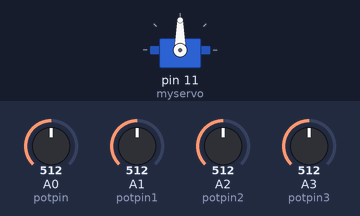
Bench run of a sketch on a simulated Arduino Uno, built with avr-gcc and run on an emulated ATmega328P. Parts: servo. Inputs (shaded band) come from the test bench; at power-on: A0 (potpin) = 512, A1 (potpin1) = 512, A2 (potpin2) = 512, A3 (potpin3) = 512.

Above: at 1.2 s.
1.3 s: A0 (potpin) set to 716
At 1.9 s:
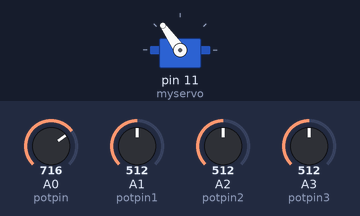
2.8 s: A0 (potpin) set to 992
At 4.0 s:
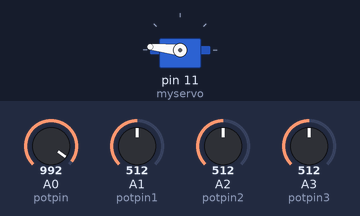
4.3 s: A0 (potpin) set to 306
At 4.9 s:
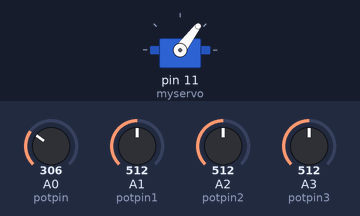
5.8 s: A0 (potpin) set to 30
At 6.9 s:
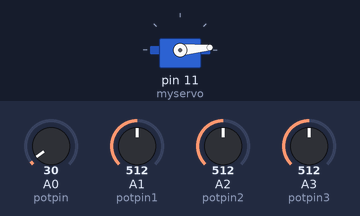
Timing chart, 0 to 8.3 s (numbered marks = the images above; inputs shaded):
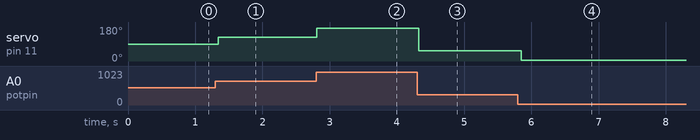

The sketch:

code.ino
```cpp
#include <Servo.h>

Servo myservo;  // create servo object to control a servo
Servo myservo1;
Servo myservo2;
Servo myservo3;

int potpin = 0;// analog pin used to connect the potentiometer
int potpin1 = 1;
int potpin2 = 2;
int potpin3 = 3;

int val;    // variable to read the value from the analog pin
int val1;
int val2;
int val3;

void setup() {
  myservo.attach(8);  // attaches the servo on pin 8 to the servo object
  myservo.attach(9);
  myservo.attach(10);
  myservo.attach(11);
}

void loop() {
  val = analogRead(potpin);            // reads the value of the potentiometer (value between 0 and 1023)
  val = map(val, 0, 1023, 0, 180);     // scale it to use it with the servo (value between 0 and 180)
  myservo.write(val);                  // sets the servo position according to the scaled value
  delay(15);                           // waits for the servo to get there

  val1 = analogRead(potpin1);
  val1 = map(val1, 0, 1023, 0, 180);
  myservo1.write(val1);
  delay(15);


  val2 = analogRead(potpin2);
  val2 = map(val2, 0, 1023, 0, 180);
  myservo2.write(val2);
  delay(15);


  val3 = analogRead(potpin3);
  val2 = map(val3, 0, 1023, 0, 180);
  myservo3.write(val3);
  delay(15);

}
```

Measured:
- after the input at 1.3 s, servo on pin 11 (myservo): 90° → 125° at once
- after the input at 2.8 s, servo on pin 11 (myservo): 125° → 174° at once
- after the input at 4.3 s, servo on pin 11 (myservo): 174° → 53° at once
- after the input at 5.8 s, servo on pin 11 (myservo): 53° → 5° after 0.05 s
